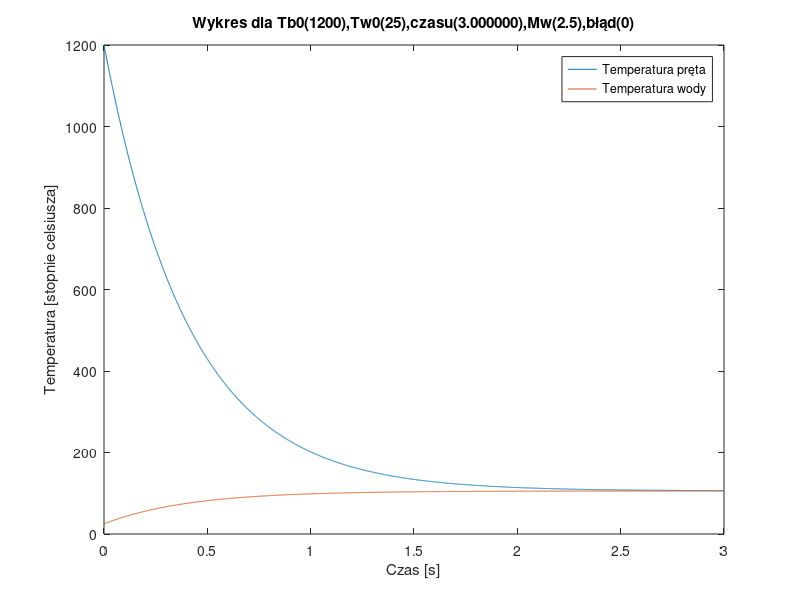
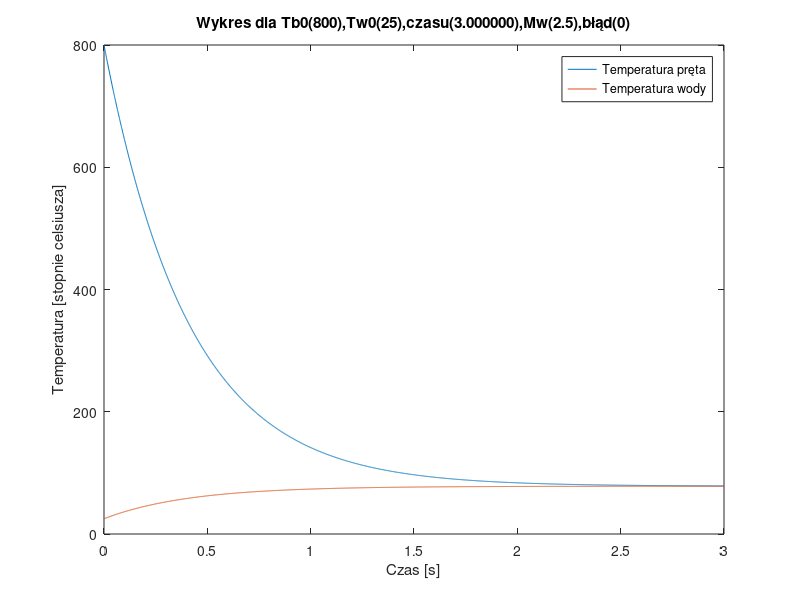
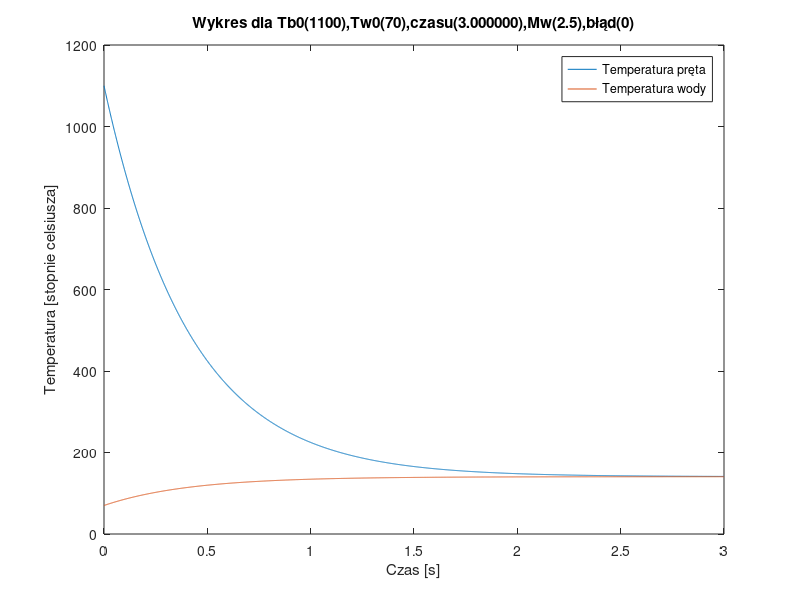
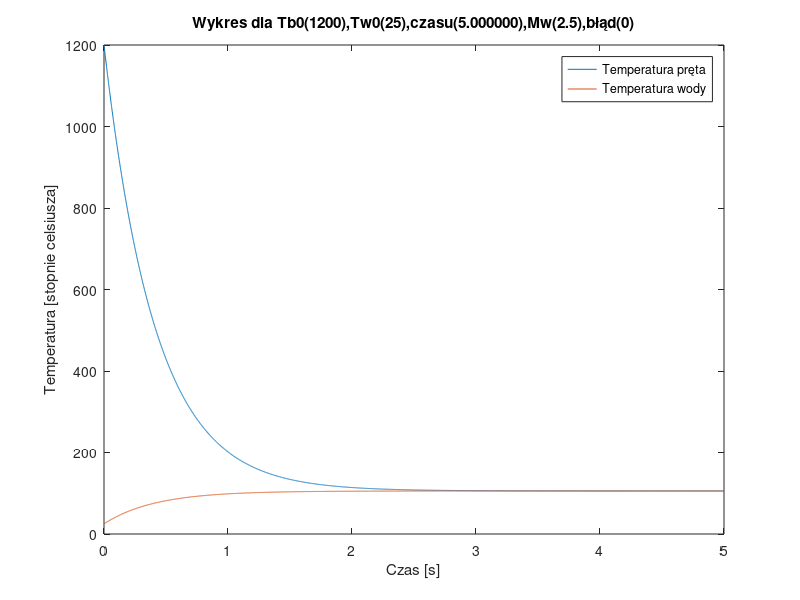

Here is the MATLAB script that generated these plots, in order:
function zad1()
    % y=[ 1200
    %     25 ];
    % krok=0.001;
    % t=0:krok:5;
    
    % for i = 1:length(t)-1
    %     y(:,i+1)=y(:,i) + krok * f(t(i), y(:,i));
    % end
    % 
    % plot(t, y(1,:), t, y(2,:));
    wykresy_dla_tabeli(@euler);
end

function wykresy_dla_tabeli(euler_function)
    Tb0 = [1200, 800, 1100, 1200, 800, 1100, 1100, 1100, 1100, 1100];
    Tw0 = [25, 25, 70, 25, 25, 70, 70, 70, 70, 70];
    Mw = [2.5, 2.5, 2.5, 2.5, 2.5, 2.5, 5, 10, 2.5, 2.5];
    czasy = [3, 3, 3, 5, 5, 2, 2, 2, 4, 5];
    Tbk = [107.7, 79.1, 142.1, 105.7, 78.2, 150.1, 116.6, 99.1, 141.2, 140.9];
    Twk = [105.1, 78.0, 139.1, 105.5, 78.1, 138.2, 105.1, 88.1, 139.8, 140.1];

    for nr_pomiaru = 1:length(Tb0)
        krok=0.001;
        t = 0:krok:czasy(nr_pomiaru);
        y=[
            Tb0(nr_pomiaru)
            Tw0(nr_pomiaru)
        ];

        cb=3.85; % pojemnośc cieplna metalu pręta
        A=0.0109; % powierzchnia pręta
        cw=4.1813; % pojemność cieplna 
        h=160; % współczynnik przewodnictwa cieplnego
        mb=0.2; % masa pręta

        for i = 1:length(t)-1
            y(:,i+1)=euler_function(t(i), y(1,i), y(2,i), cb, A, Mw(nr_pomiaru), cw, h, mb, krok);
        end

        fig=figure('Renderer', 'painters', 'Position', [10 10 1920 1080])
        plot(t, y(1,:), t, y(2,:));
        title(sprintf('Wykres dla Tb0(%d),Tw0(%d),czasu(%f),Mw(%d),błąd(%d)', Tb0(nr_pomiaru), Tw0(nr_pomiaru),czasy(nr_pomiaru), Mw(nr_pomiaru), 0));
        xlabel('Czas [s]');
        ylabel('Temperatura [stopnie celsiusza]');
        legend('Temperatura pręta','Temperatura wody');
        saveas(fig,sprintf('Nr_pomiaru_%d.png',nr_pomiaru));
        close;
    end
end

function r = euler(t, Tb, Tw, cb, A, mw, cw, h, mb, krok)
    y = [
        Tb,
        Tw
    ]
    r = y(:,1) + krok * f(t, Tb, Tw, cb, A, mw, cw, h, mb);
end

function r = ulepszony_euler(t, Tb, Tw, cb, A, mw, cw, h, mb, krok)
    y = [
        Tb,
        Tw
    ]
    yp = y(:, 1) + h/2 * f(t, Tb, Tw, cb, A, mw, cw, h, mb);
    r = y(:, 1) + h * f(yp); 
end

% Temperatura początkowa pręta powinna miec 1200 stopni C
% Temperatura oleju chłodzącego powinna mieć 25 stopni C

function dy = f(t, Tb, Tw, cb, A, mw, cw, h, mb)
    dy=[
        ((Tw-Tb)*h*A)/(mb*cb)
        ((Tb-Tw)*h*A)/(mw*cw)
        ];    
end